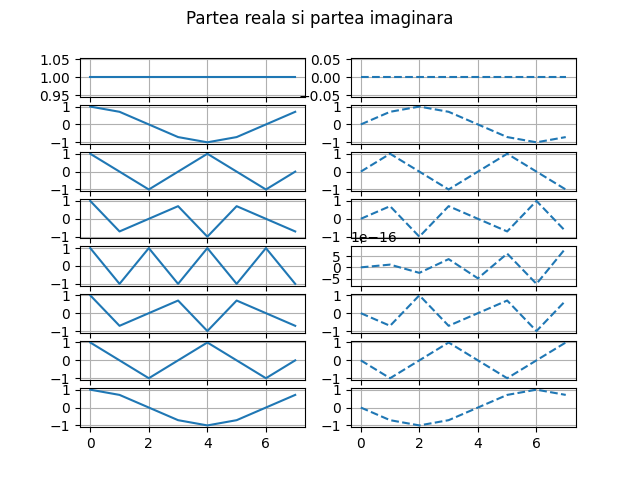

Write the Python code that produced this figure.
import numpy as np
import matplotlib.pyplot as plt


# funcție care generează matricea Fourier
def fourier(n):
    f = np.zeros((n, n), dtype=np.complex128)
    for m in range(n):
        for k in range(n):
            f[m, k] = np.exp(2 * np.pi * 1j * m * k / n)
    return f


n = 8
f = fourier(n)


# Creează un set de subploturi cu dim rânduri și 2 coloane
def plot_matrix(dim, f):
    n = np.linspace(0, dim - 1, dim)
    fig, axs = plt.subplots(dim, 2)
    plt.suptitle("Partea reala si partea imaginara")

    for i, semnal in enumerate(n):
        axs[i][0].plot(n, np.real(f[i]))
        axs[i][1].plot(n, np.imag(f[i]), '--')
        axs[i][0].grid()
        axs[i][1].grid()
    plt.savefig("ex1.png")
    plt.show()
    plt.close(fig)


plot_matrix(n, f)


# funcția verifică dacă o matrice este unitară
# O matrice complexă este unitară dacă produsul ei cu conjugata transpusă este egal cu identitatea
# Aceasta este o funcție care verifică dacă toate elementele a două matrice sunt apropiate în ceea ce privește valorile lor.

def unit_matrix(f):
    return np.iscomplexobj(f) and np.allclose(np.dot(f, np.conj(f).T), np.dot(n, np.identity(n)))


if unit_matrix(f):
    print("Matricea Fourier este unitara")
else:
    print("Matricea Fourier nu este unitara")
